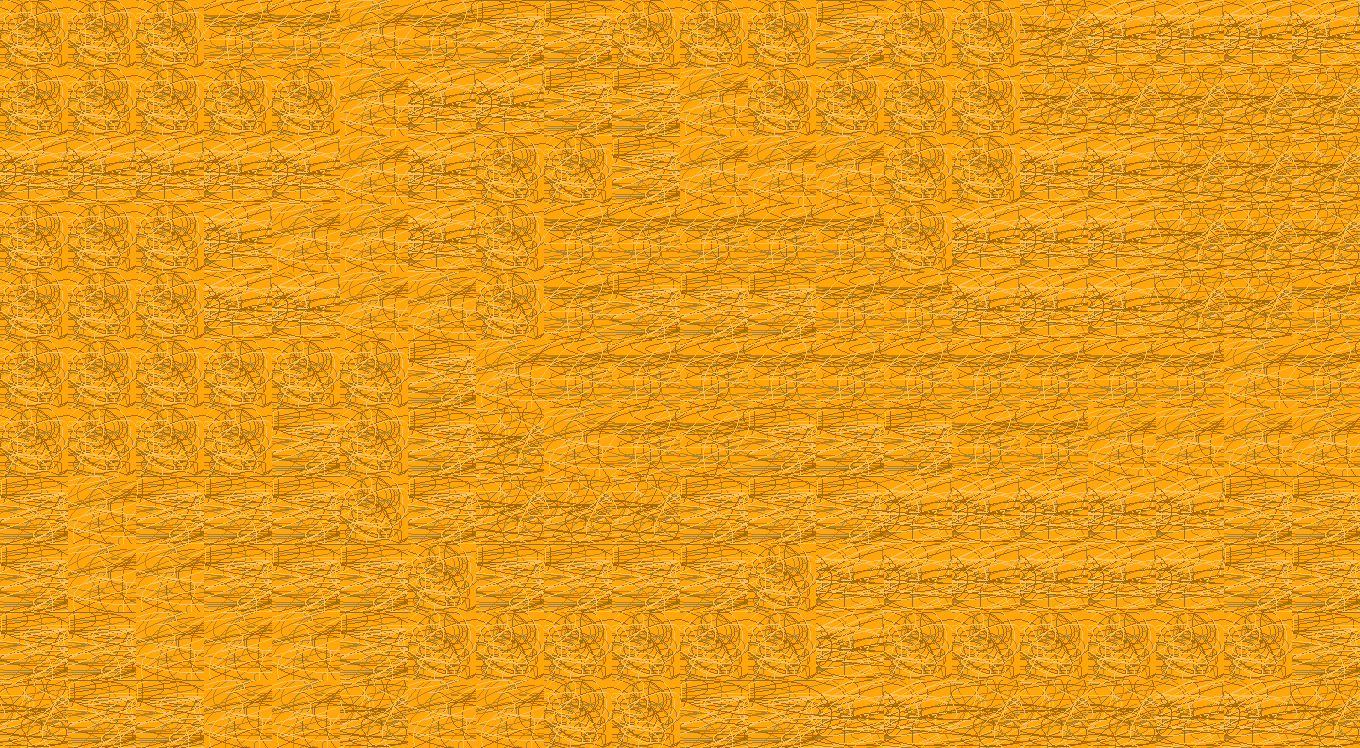

Below is a game level as drawn by its tile map, then a one-line description and the .tmx file that defines it, in full:
An orthogonal 20x11 tile map with 68x68 px tiles, 1 tile layer (Tile Layer 1).

<map version="2017.05.26" orientation="orthogonal" renderorder="right-down" width="20" height="11" tilewidth="68" tileheight="68" nextobjectid="1">
 <properties>
  <property name="ID" value="0" />
  <property name="name" value="Newbies Town Center" />
 </properties>
 <tileset firstgid="1" source="./../maps/genericGround.tsx" />
 <layer name="Tile Layer 1" width="20" height="11">
  <data encoding="csv">
6,6,6,2,2,1,2,3,3,6,6,6,3,6,6,5,4,4,4,4,
6,6,6,6,6,1,4,4,3,3,1,6,6,6,6,5,5,5,5,5,
4,4,4,4,4,1,4,6,6,3,1,1,1,6,6,4,4,5,5,5,
6,6,6,4,1,1,4,6,2,2,2,2,2,6,4,4,4,5,5,5,
6,6,6,4,4,1,1,6,2,3,3,3,2,2,4,4,4,5,5,2,
6,6,6,6,6,6,3,1,2,2,2,2,2,2,2,2,2,2,1,2,
6,6,6,6,3,6,3,5,1,2,2,3,3,3,2,2,1,1,1,1,
3,1,3,3,3,6,3,5,5,5,3,3,3,4,4,4,4,4,3,3,
3,1,1,3,3,3,6,3,3,3,3,6,4,4,4,4,4,4,3,3,
3,3,1,1,1,3,6,6,6,6,6,6,4,6,6,6,6,6,6,3,
5,3,3,1,1,5,1,1,6,6,3,3,4,4,5,5,5,4,4,5
</data>
 </layer>
</map>
